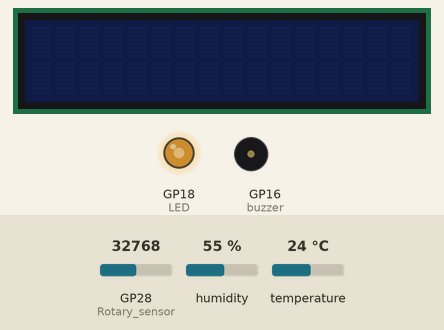
Recording of a program running on a simulated Raspberry Pi Pico running MicroPython. Parts: 16×2 character LCD, output pins drawn as LEDs (lit = HIGH), buzzer (waves = sounding). Dashed ring = blinking. The test bench sets the inputs (shaded band); at power-on: temperature 24 °C, GP28 (Rotary_sensor) = 32768, humidity 55 % (analog values on the 0–65535 scale). Library files of the repository ran but are not shown: lcd1602.py, dht20.py.

Above: at 0.83 s.
1.4 s: temperature set to 27.4 °C
3.4 s: temperature set to 28.4 °C
At 5.18 s:
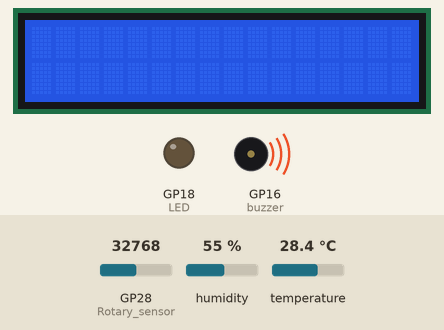
5.9 s: GP28 (Rotary_sensor) set to 33712
7.6 s: GP28 (Rotary_sensor) set to 34960
At 8.9 s:
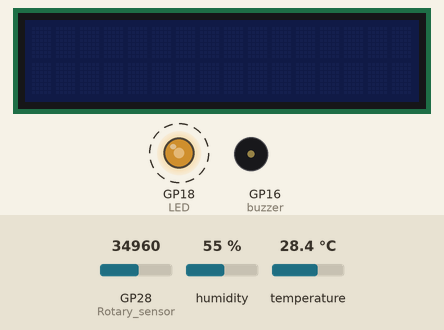
9.3 s: GP28 (Rotary_sensor) set to 0
At 10.19 s:
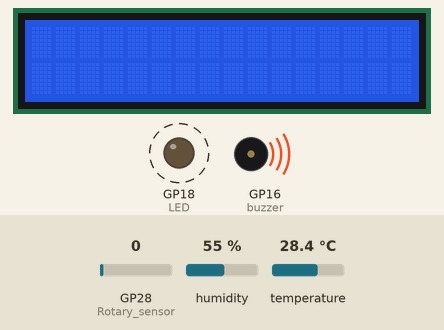
11.1 s: temperature set to 12 °C
At 11.29 s:
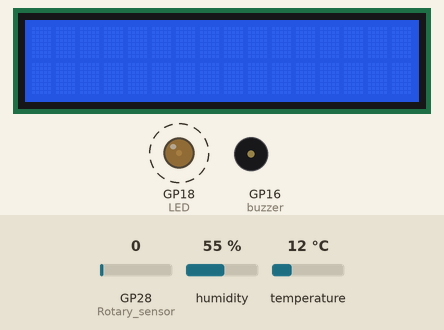
Timing chart, 0 to 15.6 s (numbered marks = the images above; inputs shaded):
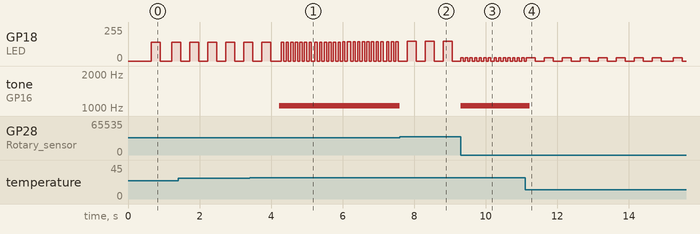

The program:

blink.py
```python
#<----------------------------------->
#Importation of the different librairies
from machine import Pin, I2C, ADC
from utime import sleep
from lcd1602 import LCD1602
from dht20 import DHT20
import machine,utime
#<////////////////////////////////////>

#<----------------------------------->
#Configuration of the different sensors, display and other, ...
I2c = I2C(1) # utilisation of the canal I2C (first pin) for the temperature sensor
dht20 = DHT20(I2c)
temperature = dht20.dht20_temperature()
Rotary_sensor = machine.ADC(2)  # it is for the variable resistance
i2c = I2C(0,scl=Pin(9), sda=Pin(8), freq=400000) #parameters of the display
display = LCD1602(i2c, 2, 16)
display.display()
buzzer = machine.PWM(machine.Pin(16)) #parameters of the buzzer
buzzer.freq(1046)
LED = machine.PWM(machine.Pin(18)) #parameters of the LED
LED.freq(1000)
#<////////////////////////////////////>

#<----------------------------------->
#Initialization of the different set times
# It is used to manage the utlisation of the function
last_time = utime.ticks_ms()
last_time_delete = last_time
last_time_temp = last_time
last_time_led = last_time
#<////////////////////////////////////>

#<----------------------------------->
#Initialization of the datas which will be incremented or changed
diviseur=1
etat = True
index_alarm = 0
efface = True
index_alarm_position = 0
affiche = True
#<////////////////////////////////////>


#<----------------------------------->
#Utilisation of the different sensors and transformation of the data
def sensors():
    new_time = utime.ticks_ms()
    resistance = Rotary_sensor.read_u16()
    temp=int(resistance/3120.761905)+15 # set the minimum temperature and define the tempertaure in fonction of the resistance
    ref_duty = int(0.9*resistance+6535)
    return new_time,temp,resistance, ref_duty
#<////////////////////////////////////>

#<----------------------------------->
#Function which subtracted the inital time and the currently time
def difference_time(new_time,last_time):
    return new_time-last_time
#<////////////////////////////////////>


#<----------------------------------->
#Function which clears the display
def display_clear(new_time, last_time_delete, efface):
    if 500 < (difference_time(new_time,last_time_delete)):
        display.clear() #clear the display
        last_time_delete = new_time
        efface = True #autorize the display of the alarm
        affiche = True #autorize the display of the ambient temperature
    else :
        affiche = False
    return last_time_delete, efface, affiche
#<////////////////////////////////////>

#<----------------------------------->
#Function which takes the temperature
def take_temperature(last_time_temp, temperature, new_time):
    temperature = dht20.dht20_temperature() #lecture of the temperature sensor
    last_time_temp = new_time
    return temperature, last_time_temp
#<////////////////////////////////////>

#<----------------------------------->
#Function which displays the abient temperature
def Display(affiche, temperature, display):
    if affiche:
        display.setCursor(0,0)
        display.print("Ambient:"+"{:.1f}".format(temperature))
#<////////////////////////////////////>


#<----------------------------------->
#Function which controls the LED
def Led(etat,ref_duty, new_time, last_time_led):
    if etat:
        LED.duty_u16(0)  # shut down the LED
        etat = False # allow to change the status of the led
    else:
        LED.duty_u16(ref_duty) # intensity of the Led, it uses the PWM
        etat = True
    last_time_led = new_time
    return last_time_led, etat
#<////////////////////////////////////>

#<----------------------------------->
#Function which displays the alarm and controls the buzzer
def display_alarm_set(temperature, temp, efface, display, buzzer, index_alarm_position, index_alarm, resistance, diviseur):
    if temperature >=  int(resistance/3120.761905)+3+15:
        buzzer.duty_u16(12000)
        diviseur = 4 # change the frequence of the led
        if efface:
            efface = False
            if index_alarm_position%2==0 : # allow us to blink and move the word ALARM
                display.setCursor(index_alarm,1) # it is used to move the display
                display.print("ALARM")
            else :
                index_alarm+=1 #incrmnetation of the display
            if index_alarm ==11 : #it allows us to move to the intital position
                index_alarm=0
                index_alarm_position+=1
    else :
        buzzer.duty_u16(0) # it is normal condition, no noice and it displays the temperature set
        display.setCursor(0,1)
        display.print("SET:"+"{:.1f}".format(temp))
        diviseur = 1 # change the frequence of the led
    return index_alarm_position, diviseur, efface
#<////////////////////////////////////>


#<----------------------------------->
#Infinty Loop
while True:

    new_time,temp,resistance, ref_duty = sensors() # lecture of sensors and transformation of the data

    last_time_delete, efface, affiche = display_clear(new_time, last_time_delete, efface) # clear the display


    if 1000 < (difference_time(new_time,last_time_temp)): #lecture of the tempertaure every second
        temperature, last_time_temp = take_temperature(last_time_temp, temperature, new_time)


    Display(affiche, temperature, display) # display the ambient temperature

    index_alarm_position, diviseur, efface = display_alarm_set(temperature, temp, efface, display,buzzer, index_alarm_position, index_alarm, resistance, diviseur)# it displays the second part of the display

    if 250/diviseur< difference_time(new_time,last_time_led ) : #change the status of the led
        last_time_led, etat=Led(etat,ref_duty, new_time, last_time_led)

#<////////////////////////////////////>
```

Measured:
- the behaviour switches between 27.9 and 28 °C on temperature (found by bisection; images 0 and 1)
- the behaviour switches between 34320 and 34336 on GP28 (Rotary_sensor) (found by bisection; images 1 and 2)
- after the input at 3.4 s, tone on GP16 (buzzer): silent → 1046 Hz after 0.83 s
- after the input at 7.6 s, GP18 (LED): alternates 148/255 for 0.25 s and 0/255 for 0.25 s, starting after 0.20 s; tone on GP16 (buzzer): 1046 Hz → silent at once
- after the input at 9.3 s, GP18 (LED): alternates 25/255 for 0.06 s and 0/255 for 0.06 s, starting at once; tone on GP16 (buzzer): silent → 1046 Hz at once
- after the input at 11.1 s, GP18 (LED): alternates 25/255 for 0.25 s and 0/255 for 0.25 s, starting after 0.29 s; tone on GP16 (buzzer): 1046 Hz → silent after 0.13 s
